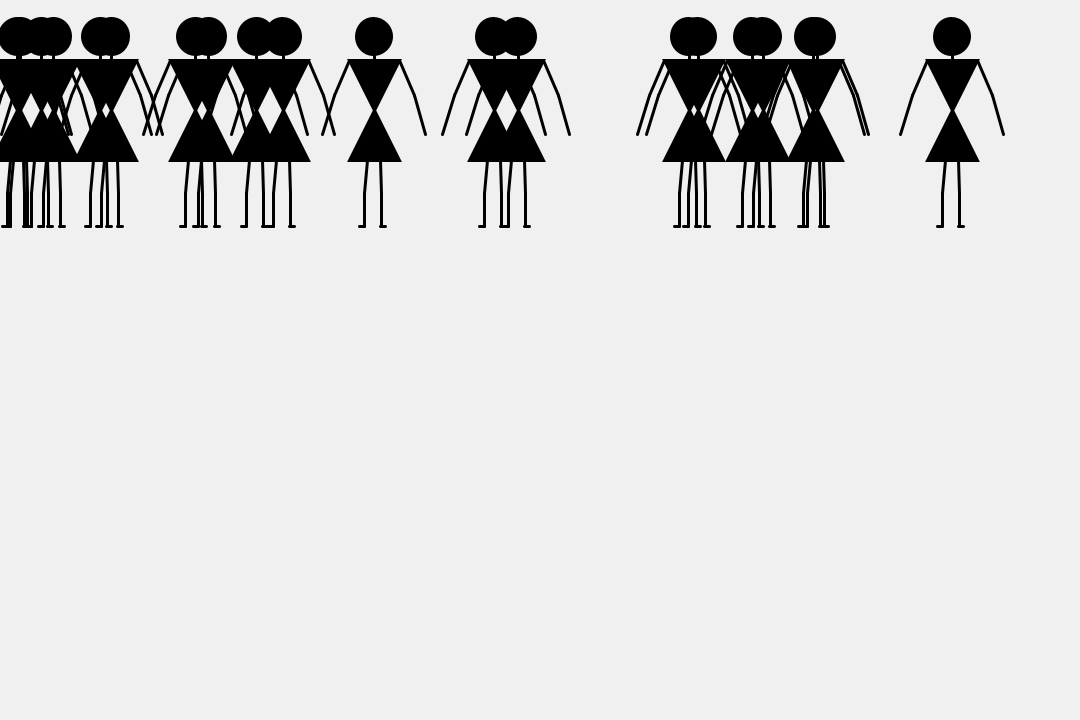
Frame 1 (no input)
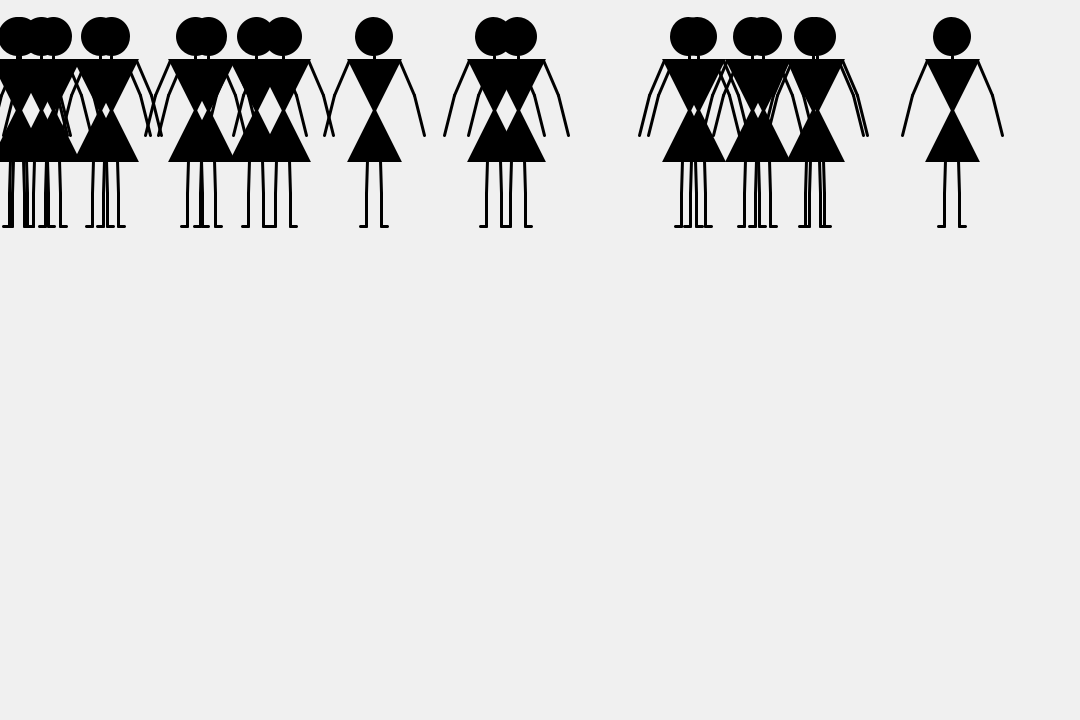
Frame 60 (the mouse pressed at the canvas centre just before this capture)
Frame 120 (the mouse held since frame 60 and released just before this capture): identical to frame 60, image omitted

The Processing sketch that drew these frames (run headless with seeded random() and noise(); from frame 60 on, the mouse is pressed at the canvas centre):

// Processing sketch: stickman
// ── stickman.pde
Character[] people;
int populationSize;


void setup() {
  size (1080, 720);
  frameRate(60);

  populationSize = 20;
  people = new Character[populationSize];
  for (int i=0; i<populationSize; i++) {
    people[i] = new Character(20, 200);
  }
}


void draw() {
  background(240);

  for (Character charact : people) {
    charact.UpdateChar();
    charact.DrawCharacter();
  }
  println(frameRate);
}
void mouseClicked() {
  for (Character charact : people) {
    charact.dancing=false;
  }
}

// ── bodyParts.pde
class Body {

  public int size;

  private Character c;

  Body(Character character, int size_input) {
    size = size_input;
    c = character;
  }

  void display() {
    if (c.dancing) {
      triangle (c.centerX, c.centerY, c.centerX+0.25*size, c.centerY-0.5*size, c.centerX-0.25*size, c.centerY-0.5*size);
      triangle (c.centerX, c.centerY, c.centerX+0.25*size, c.centerY+0.5*size, c.centerX-0.25*size, c.centerY+0.5*size);
    } else {
      triangle (c.centerX, c.centerY, c.centerX+0.22*size, c.centerY-0.5*size, c.centerX-0.22*size, c.centerY-0.5*size);
      triangle (c.centerX, c.centerY, c.centerX+0.2*size, c.centerY+0.5*size, c.centerX-0.2*size, c.centerY+0.5*size);
    }
  }
}

class Legs {

  private int size;
  private int centerYLegs;

  private Character c;

  Legs(Character character, int size_input) {
    size = size_input;
    c = character;
    centerYLegs = c.centerY + c.body.size/2+size/2;
  }

  void display() {
    if (c.dancing) {

      if (c.dancingStep<10) {

        //Legs
        line (c.centerX-0.1*size, centerYLegs-size/2, c.centerX-0.12*size-c.dancingStep, centerYLegs);
        line (c.centerX-0.12*size-c.dancingStep, centerYLegs, c.centerX-0.12*size-c.dancingStep, centerYLegs+size/2);

        line (c.centerX+0.1*size, centerYLegs-size/2, c.centerX+0.12*size, centerYLegs);
        line (c.centerX+0.12*size, centerYLegs, c.centerX+0.12*size, centerYLegs+size/2);

        //Feets
        line (c.centerX-0.12*size-c.dancingStep, centerYLegs+size/2, c.centerX-0.2*size-c.dancingStep, centerYLegs+size/2);
        line (c.centerX+0.12*size-c.dancingStep, centerYLegs+size/2, c.centerX+0.2*size-c.dancingStep, centerYLegs+size/2);
      } else {

        //Legs
        line (c.centerX-0.1*size, centerYLegs-size/2, c.centerX-0.12*size, centerYLegs);
        line (c.centerX-0.12*size, centerYLegs, c.centerX-0.12*size, centerYLegs+size/2);

        line (c.centerX+0.1*size, centerYLegs-size/2, c.centerX+0.12*size+c.dancingStep-10, centerYLegs);
        line (c.centerX+0.12*size+c.dancingStep-10, centerYLegs, c.centerX+0.12*size+c.dancingStep-10, centerYLegs+size/2);

        //Feets
        line (c.centerX-0.12*size-c.dancingStep-10, centerYLegs+size/2, c.centerX-0.2*size-c.dancingStep-10, centerYLegs+size/2);
        line (c.centerX+0.12*size-c.dancingStep-10, centerYLegs+size/2, c.centerX+0.2*size-c.dancingStep-10, centerYLegs+size/2);
      }
    } else {



      //Legs
      line (c.centerX-0.1*size, centerYLegs-size/2, c.centerX-0.12*size-c.walkingStep/2, centerYLegs);
      line (c.centerX-0.12*size-c.walkingStep/2, centerYLegs, c.centerX-0.12*size-c.walkingStep, centerYLegs+size/2);

      line (c.centerX+0.1*size, centerYLegs-size/2, c.centerX+0.12*size+c.walkingStep/2, centerYLegs);
      line (c.centerX+0.12*size+c.walkingStep/2, centerYLegs, c.centerX+0.12*size+c.walkingStep, centerYLegs+size/2);



      //Feets
      line (c.centerX-0.12*size-c.walkingStep, centerYLegs+size/2, c.centerX-0.2*size-c.walkingStep+c.walkingDirection*5, centerYLegs+size/2);
      line (c.centerX+0.12*size+c.walkingStep, centerYLegs+size/2, c.centerX+0.2*size+c.walkingStep+c.walkingDirection*5, centerYLegs+size/2);
    }
  }
}



class Arms {

  private int size;

  private Character c;

  Arms(Character character, int size_input) {
    size = size_input;
    c = character;
  }

  void display() {
    

    if (c.dancing) {


      //Arms
      line (c.centerX-0.25*size, c.centerY-0.5*size, c.centerX-0.4*size, c.centerY-0.15*size);
      line (c.centerX-0.4*size, c.centerY-0.15*size, c.centerX-0.5*size-c.dancingStep, c.centerY+0.25*size-c.dancingStep/2);

      line (c.centerX+0.25*size, c.centerY-0.5*size, c.centerX+0.4*size, c.centerY-0.15*size);
      line (c.centerX+0.4*size, c.centerY-0.15*size, c.centerX+0.5*size+c.dancingStep, c.centerY+0.25*size-c.dancingStep/2);
    } else {

      
      //Arms
      line (c.centerX-0.15*size, c.centerY-0.5*size, c.centerX-0.15*size+c.walkingStep/2, c.centerY-0.15*size);
      line (c.centerX-0.15*size+c.walkingStep/2, c.centerY-0.15*size, c.centerX-0.15*size+1.5*c.walkingStep, c.centerY+0.25*size+c.walkingStep/2);

      line (c.centerX+0.15*size, c.centerY-0.5*size, c.centerX+0.15*size-c.walkingStep/2, c.centerY-0.15*size);
      line (c.centerX+0.15*size-c.walkingStep/2, c.centerY-0.15*size, c.centerX+0.15*size-1.5*c.walkingStep, c.centerY+0.25*size+c.walkingStep/2);
    }
  }
}

class Head {

  private int size;
  
  public float headY;

  private Character c;

  Head(Character character, int size_input) {
    size = size_input;
    c = character;
    headY = c.centerY-0.74*c.body.size;
  }

  void display() {
    

    //Head
    ellipse (c.centerX, headY, 0.86*size, 0.9*size);

    //Neck
    line (c.centerX, headY+size/2, c.centerX, headY+0.6*size);
  }
}

// ── character.pde
class Character {

  private int size;
  
  
  private int centerX;
  private int centerY;
  
  private Body body;
  private Legs legs;
  private Arms arms;
  private Head head;
  
  
  
  
  private float dancingStep;
  private int dancingAmplitude;
  private float walkingStep;
  private int walkingAmplitude;
  private float walkingSpeed;
  private int walkingStepSens;
  private int walkingDirection;
  private boolean dancing;


  Character(int maxspeed, int size_input) {
    size = size_input;
    
    centerX = int(random(0, width));
    centerY = 110;
    
    body = new Body(this, size/2);
    legs = new Legs(this, size/3);
    arms = new Arms(this, size/2);
    head = new Head(this, size/5);
    
    
    dancingStep = 0;
    dancingAmplitude = 30;
    walkingStep = 0;
    walkingStepSens = +1;
    walkingAmplitude = 30;
    walkingSpeed = (int)random(1,maxspeed);
    walkingDirection=floor(random(-1, +1));
    if (walkingDirection==0) {
      walkingDirection=1;
    }
    dancing = true;
  }

  public void UpdateChar() {

    if (dancing) {
      dancingStep+=dancingAmplitude/20.0;
      dancingStep %= dancingAmplitude;
    } else {
      walkingStep+=walkingStepSens*walkingAmplitude*walkingSpeed/20;
      if (walkingStep>walkingAmplitude) {
        walkingStepSens = -1;
      } else if (walkingStep<-walkingAmplitude) {
        walkingStepSens= +1;
      }
      centerX+=walkingDirection*walkingSpeed;
    }
  }

  public void DrawCharacter() {
    ellipseMode (CENTER);
    rectMode (CENTER);
    strokeWeight(3);
    fill(0);
    
    
    body.display();
    legs.display();
    arms.display();
    head.display();

    
  }
}
